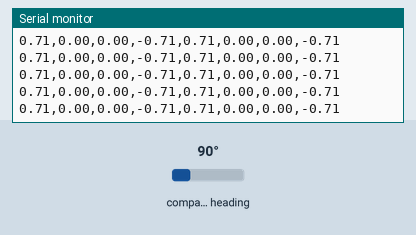
This sketch was run on a simulated ESP32. Parts: the last lines printed to the serial monitor. Inputs (shaded band) come from the test bench; at power-on: compass heading 90°.

Above: at 1.2 s.
1.3 s: compass heading set to 7°
At 2.3 s:
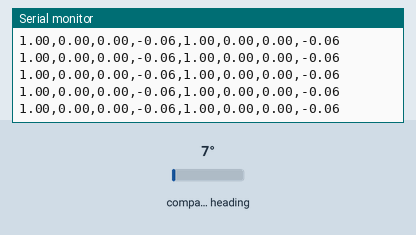
2.8 s: compass heading set to 180°
At 3.3 s:
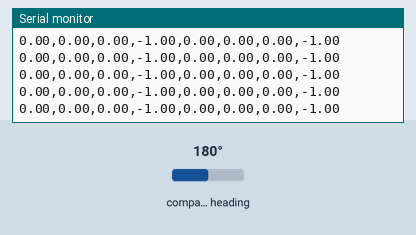
Timing chart, 0 to 5.8 s (numbered marks = the images above; inputs shaded):
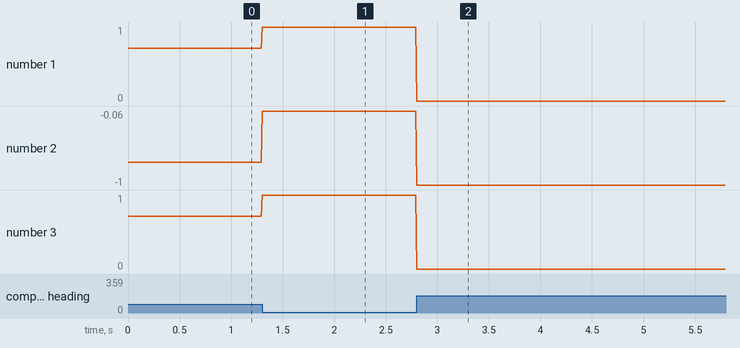

The sketch:

esp32_dual_bno055_quaternion_stream.ino
```cpp
/*
 * Dual BNO055 quaternion stream @ 100 Hz.
 * Sensor 1 (brazo): I2C Wire D21=SDA, D22=SCL, addr 0x28
 * Sensor 2 (antebrazo): I2C Wire1 D18=SDA, D19=SCL, addr 0x28
 * Salida: w1,x1,y1,z1,w2,x2,y2,z2\n (solo números, una línea por muestra)
 */
#include <Wire.h>
#include <Adafruit_Sensor.h>
#include <Adafruit_BNO055.h>

// Brazo: bus I2C principal (D21, D22)
Adafruit_BNO055 bno1 = Adafruit_BNO055(-1, 0x28, &Wire);
// Antebrazo: segundo bus I2C (D18, D19)
Adafruit_BNO055 bno2 = Adafruit_BNO055(-1, 0x28, &Wire1);

static bool bno1_ok = false;
static bool bno2_ok = false;

const uint32_t PERIOD_US = 10000;  // 100 Hz = 10 ms
uint32_t next_sample_us = 0;

void setup() {
  Serial.begin(115200);

  // Inicialización sensor 1 (brazo) en Wire — D21 SDA, D22 SCL
  Wire.begin(21, 22);
  if (!bno1.begin()) {
    Serial.println("ERR_BNO1");
    bno1_ok = false;
  } else {
    bno1_ok = true;
  }

  // Inicialización sensor 2 (antebrazo) en Wire1 — D18 SDA, D19 SCL
  Wire1.begin(18, 19);
  if (!bno2.begin()) {
    Serial.println("ERR_BNO2");
    bno2_ok = false;
  } else {
    bno2_ok = true;
  }

  if (!bno1_ok || !bno2_ok) {
    for (;;) { delay(1000); }
  }

  next_sample_us = micros();
}

void loop() {
  uint32_t now_us = micros();
  if ((int32_t)(now_us - next_sample_us) < 0) {
    return;
  }
  next_sample_us += PERIOD_US;
  // Evitar acumulación de retraso si el loop se retrasa
  if ((int32_t)(now_us - next_sample_us) > 0) {
    next_sample_us = now_us;
  }

  imu::Quaternion q1 = bno1.getQuat();
  imu::Quaternion q2 = bno2.getQuat();

  // Formato: w1,x1,y1,z1,w2,x2,y2,z2
  Serial.print(q1.w(), 2);
  Serial.print(',');
  Serial.print(q1.x(), 2);
  Serial.print(',');
  Serial.print(q1.y(), 2);
  Serial.print(',');
  Serial.print(q1.z(), 2);
  Serial.print(',');
  Serial.print(q2.w(), 2);
  Serial.print(',');
  Serial.print(q2.x(), 2);
  Serial.print(',');
  Serial.print(q2.y(), 2);
  Serial.print(',');
  Serial.print(q2.z(), 2);
  Serial.println();
}
```

Measured:
- after the input at 1.3 s, the serial monitor: prints a new line at once (image 1)
- after the input at 2.8 s, the serial monitor: prints a new line at once (image 2)
- plotted number 1: 0.71 → 1 after the input at 1.3 s
- plotted number 2: -0.71 → -0.06 after the input at 1.3 s, -0.06 → -1 after the input at 2.8 s
- plotted number 3: 0.71 → 1 after the input at 1.3 s
